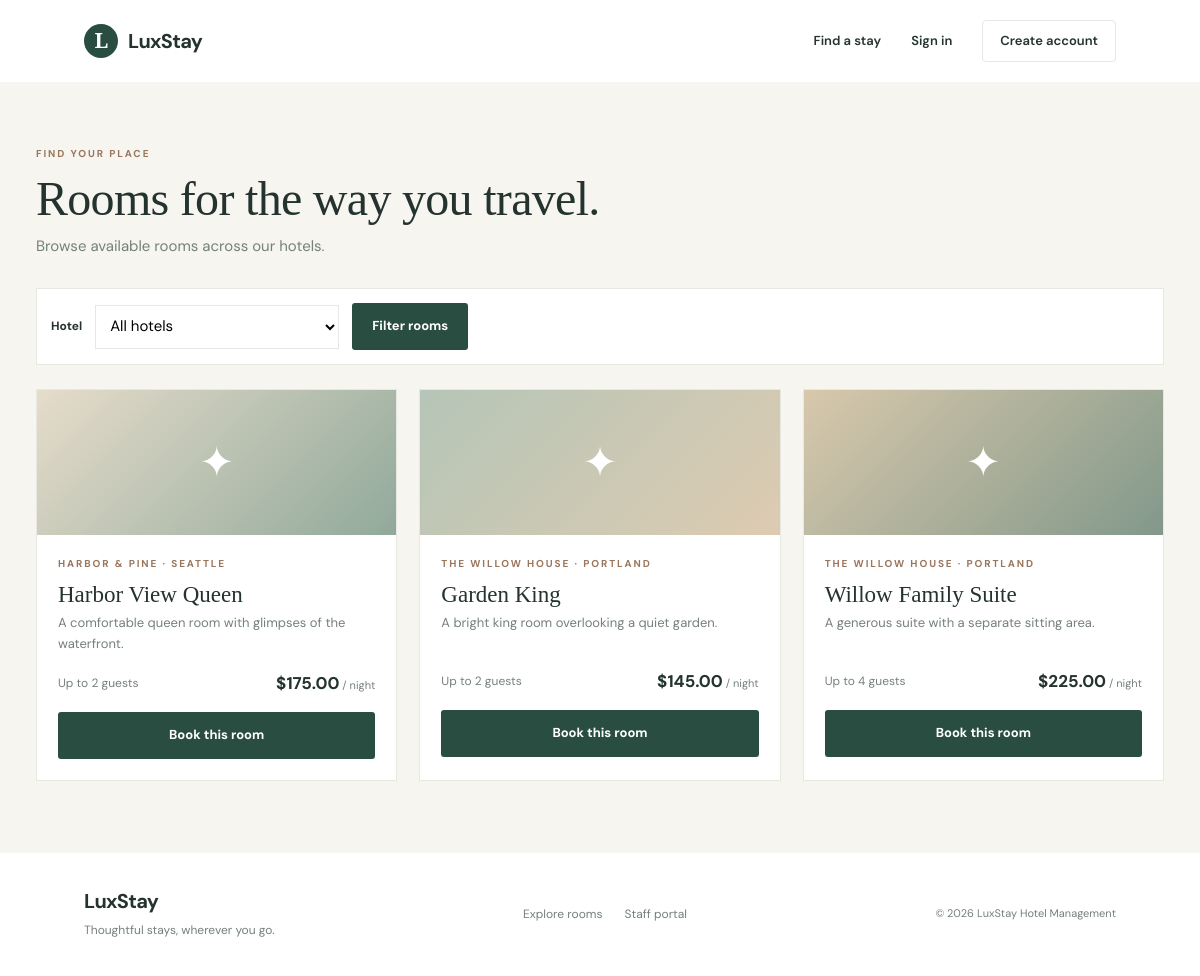
The page /booking/rooms.php on the database its author committed.
### tables this page shows
CREATE TABLE IF NOT EXISTS rooms (
    id INT UNSIGNED AUTO_INCREMENT PRIMARY KEY,
    hotel_id INT UNSIGNED NOT NULL,
    name VARCHAR(120) NOT NULL,
    description TEXT NULL,
    capacity TINYINT UNSIGNED NOT NULL DEFAULT 2,
    price_per_night DECIMAL(10,2) NOT NULL,
    is_available TINYINT(1) NOT NULL DEFAULT 1,
    created_at TIMESTAMP NOT NULL DEFAULT CURRENT_TIMESTAMP,
    CONSTRAINT fk_rooms_hotel FOREIGN KEY (hotel_id) REFERENCES hotels(id) ON DELETE RESTRICT,
    INDEX idx_rooms_available (hotel_id, is_available)
);

CREATE TABLE IF NOT EXISTS hotels (
    id INT UNSIGNED AUTO_INCREMENT PRIMARY KEY,
    name VARCHAR(150) NOT NULL,
    city VARCHAR(100) NOT NULL,
    country VARCHAR(100) NOT NULL DEFAULT '',
    address VARCHAR(255) NOT NULL DEFAULT '',
    description TEXT NULL,
    is_active TINYINT(1) NOT NULL DEFAULT 1,
    created_at TIMESTAMP NOT NULL DEFAULT CURRENT_TIMESTAMP,
    INDEX idx_hotels_active (is_active)
);

### config/database.php (called while the page is built, shortened)
<?php
function db(): PDO
{
    static $pdo;
    if ($pdo instanceof PDO) {
        return $pdo;
    }
    $host = getenv('DB_HOST') ?: 'localhost';
    $name = getenv('DB_NAME') ?: 'luxstay_hotel_db';
    $user = getenv('DB_USER') ?: 'root';
    $password = getenv('DB_PASSWORD') ?: '';
    try {
        $pdo = new PDO(
            "mysql:host={$host};dbname={$name};charset=utf8mb4",
            $user,
            $password,
            [
                PDO::ATTR_ERRMODE => PDO::ERRMODE_EXCEPTION,
                PDO::ATTR_DEFAULT_FETCH_MODE => PDO::FETCH_ASSOC,
                PDO::ATTR_EMULATE_PREPARES => false,
            ]
        );
    } catch (PDOException $exception) {
        error_log('LuxStay database connection failed: ' . $exception->getMessage());
        http_response_code(500);
        exit('Unable to connect to the database. Import database/luxstay_hotel_db.sql and check config/database.php.');
    }
    return $pdo;
}
require_once __DIR__ . '/../includes/functions.php';

### includes/functions.php (called while the page is built, shortened)
<?php
function app_url(string $path = ''): string
{
    return APP_BASE_URL . '/' . ltrim($path, '/');
}
function e(mixed $value): string
{
    return htmlspecialchars((string) $value, ENT_QUOTES | ENT_SUBSTITUTE, 'UTF-8');
}

### booking/rooms.php (the view, shortened to what this page needs)
<?php
require_once __DIR__ . '/../config/database.php';
$hotelId = filter_input(INPUT_GET, 'hotel_id', FILTER_VALIDATE_INT) ?: 0;
$stmt = db()->prepare('SELECT r.*, h.name AS hotel_name, h.city, h.country FROM rooms r JOIN hotels h ON h.id=r.hotel_id WHERE r.is_available=1 AND h.is_active=1 AND (?=0 OR h.id=?) ORDER BY h.name, r.price_per_night');
$stmt->execute([$hotelId, $hotelId]);
$rooms = $stmt->fetchAll();
require __DIR__ . '/../includes/header.php';
?>
<section class="page-intro"><span class="eyebrow">Find your place</span><h1>Rooms for the way you travel.</h1><p>Browse available rooms across our hotels.</p></section>
<form class="filter-bar" method="get"><label for="hotel_id">Hotel</label><select id="hotel_id" name="hotel_id"><option value="0">All hotels</option></select><button class="button button-dark">Filter rooms</button></form>
<?php if (!$rooms): ?><div class="empty-state"><h3>No rooms found</h3><p>Try another hotel or check back later.</p></div><?php else: ?><div class="room-grid"><?php foreach($rooms as $room): ?><article class="room-card"><div class="room-visual" aria-hidden="true"><span>✦</span></div><div class="room-content"><p class="eyebrow"><?= e($room['hotel_name']) ?> · <?= e($room['city']) ?></p><h2><?= e($room['name']) ?></h2><p><?= e($room['description'] ?: 'A thoughtfully appointed room for a restful stay.') ?></p><div class="room-meta"><span>Up to <?= (int)$room['capacity'] ?> guests</span><strong>$<?= number_format((float)$room['price_per_night'],2) ?><small> / night</small></strong></div><a class="button button-dark button-full" href="<?= e(app_url('booking/create.php?room_id=' . (int)$room['id'])) ?>">Book this room</a></div></article><?php endforeach; ?></div><?php endif; ?>
<?php require __DIR__ . '/../includes/footer.php'; ?>

### assets/css/style.css (style rules this page uses)
:root { --ink:#24332f;--muted:#75817b;--green:#294d41;--green-dark:#1e3c33;--cream:#f6f5f0;--paper:#fff;--line:#e6e8e1;--peach:#e6a87c;--serif:'Playfair Display',Georgia,serif;--sans:'DM Sans',Arial,sans-serif }
* { box-sizing:border-box }
html { scroll-behavior:smooth }
body { margin:0;background:var(--cream);color:var(--ink);font:15px/1.6 var(--sans) }
a { color:inherit;text-decoration:none }
button,input,select,textarea { font:inherit }
.eyebrow { text-transform:uppercase;letter-spacing:1.9px;font-size:10px;font-weight:700;color:#9a765c }
h1,h2,h3,p { margin-top:0 }
.button { display:inline-flex;align-items:center;justify-content:center;gap:18px;border:0;border-radius:3px;padding:13px 20px;min-height:46px;font-weight:700;font-size:13px;cursor:pointer;transition:background .15s,transform .15s }
.button-dark { background:var(--green);color:#fff }
.button-full { width:100% }
.hotel-grid,.room-grid { display:grid;grid-template-columns:repeat(3,minmax(0,1fr));gap:22px }
.hotel-card,.room-card { background:#fff;border:1px solid var(--line);overflow:hidden }
.page-intro { padding:58px 0 30px }
.page-intro h1 { font:500 clamp(36px,4vw,48px)/1.15 var(--serif);letter-spacing:-.7px;margin:7px 0 }
.page-intro p { color:var(--muted);margin:8px 0 0 }
label { display:block;font-size:12px;font-weight:700;margin-bottom:17px }
.filter-bar { display:flex;align-items:center;gap:13px;background:#fff;padding:14px;margin-bottom:24px;border:1px solid var(--line) }
.filter-bar label { margin:0 }
.filter-bar select { min-width:220px;padding:10px;border:1px solid var(--line);background:#fff }
.room-visual { height:145px;background:linear-gradient(135deg,#e6dccb,#91a99a);display:grid;place-items:center;color:#fff;font-size:43px }
.room-card:nth-child(3n+2) .room-visual { background:linear-gradient(135deg,#b5c5b7,#ddcbb1) }
.room-card:nth-child(3n+3) .room-visual { background:linear-gradient(135deg,#d8c8ac,#82988a) }
.room-content { padding:21px }
.room-content h2 { font:500 23px var(--serif);margin:5px 0 }
.room-content>p:not(.eyebrow) { font-size:13px;color:var(--muted);min-height:40px }
.room-meta { display:flex;justify-content:space-between;align-items:center;margin:15px 0;font-size:12px;color:var(--muted) }
.room-meta strong { font-size:17px;color:var(--ink) }
.room-meta small { font-size:11px;font-weight:400;color:var(--muted) }

### rows shown on the page
rooms: hotel.name "HARBOR & PINE", hotel.city "SEATTLE", name "Harbor View Queen", description "A comfortable queen room with glimpses of the waterfront.", capacity "2", price_per_night "175.00"
rooms: hotel.name "THE WILLOW HOUSE", hotel.city "PORTLAND", name "Garden King", description "A bright king room overlooking a quiet garden.", capacity "2", price_per_night "145.00"
rooms: hotel.name "THE WILLOW HOUSE", hotel.city "PORTLAND", name "Willow Family Suite", description "A generous suite with a separate sitting area.", capacity "4", price_per_night "225.00"
